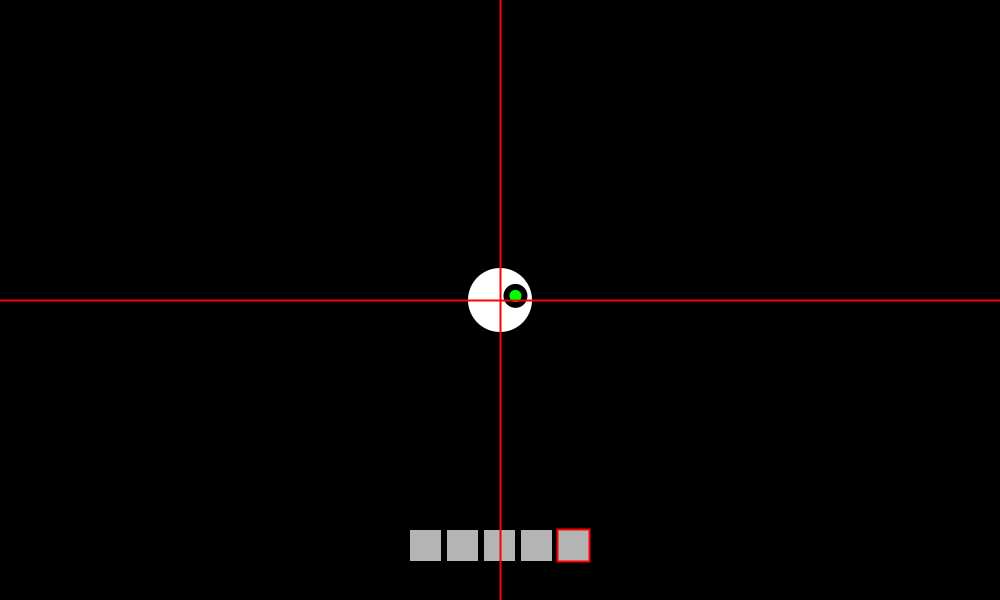
Frame 1 (no input)
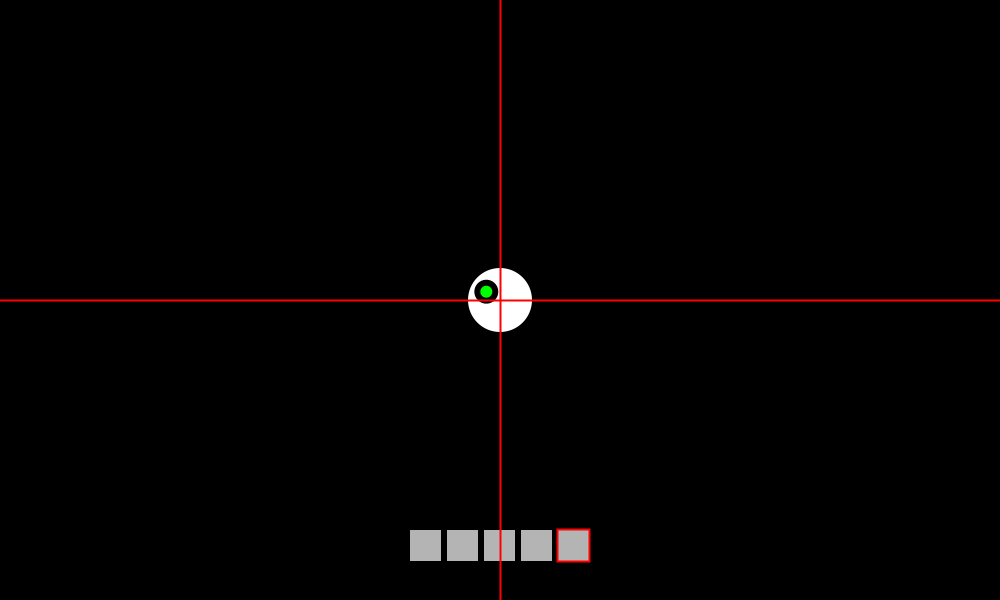
Frame 60 (the mouse pressed at the canvas centre just before this capture)
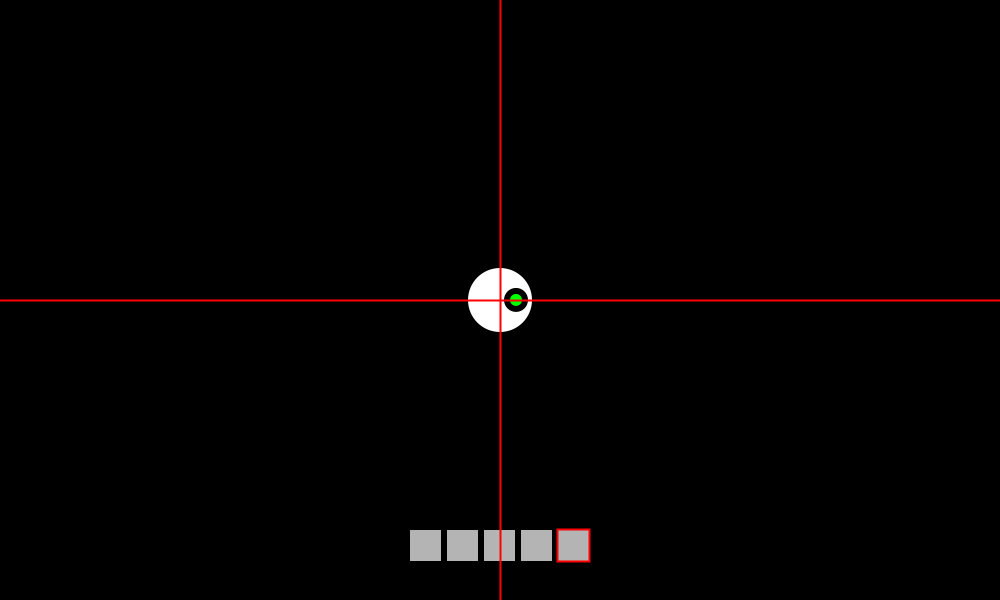
Frame 120 (the mouse held since frame 60 and released just before this capture)

The Processing sketch that drew these frames (run headless with seeded random() and noise(); from frame 60 on, the mouse is pressed at the canvas centre):

// Processing sketch: gameMechanics
// ── gameMechanics.pde

Player p;

void setup() {
  size(1000, 600);
  background(0);
  rectMode(CENTER);
  ellipseMode(CENTER);
  //noCursor();

  p = new Player(width/2, height/2, 1);
}

void draw() {
  background(0);

  p.update();
  p.show();

  stroke(255, 0, 0);
  line(width/2, 0, width/2, height);
  line(0, height/2, width, height/2);
}

void keyPressed() {
  p.setMove(keyCode, true);
}
void keyReleased() {
  p.setMove(keyCode, false);
}
public void mouseWheel(MouseEvent event) {
  p.scroll(event.getCount());
}

// ── Inventory.pde
enum InventoryStatus {
  Stackable, 
    Unstackable
}
class Inventory {

  Slot[] inv = new Slot[9];
  int pointer = inv.length / 2;
  int slotSize = 32;

  Inventory(int size) {
    inv = new Slot[size];
    for (int i = 0; i < inv.length; i++) inv[i] = null;
  }

  public void addToPointer(int p) {
    pointer += p;
    pointer = (pointer < 0)? inv.length - 1 : (pointer >= inv.length)? 0 : pointer;
  }

  public void setPointer(int p) {
    pointer = (p >= 0 && p < inv.length)? p : 0;
  }

  public boolean addItem(Item item, int value) {
    //Get index of next free slot
    int index = nextIndex();
    if (item.invStatus == InventoryStatus.Stackable && index > 0) {
      //Get item if exists in inventory
      Slot slot = findSlot(item);
      if (slot != null) {
        //fill slot and if there is more call addItem with remainder of value
        int stack = slot.getItem().stackSize;
        if (slot.getCount() + value > stack) {
          int remain = slot.getCount() + value - stack;
          slot.setCount(stack);
          addItem(item, remain);
        } else slot.addCount(value);
        return true;
      }
    }
    //add slot to inventory
    if (index < inv.length) {
      Slot slot = new Slot(item, (item.invStatus == InventoryStatus.Stackable)? value : -1);
      inv[index] = slot;
      return true;
    }
    return false;
  }

  //Get next free index
  private int nextIndex() {
    for (int i = inv.length - 1; i >= 0; i--) {
      if (inv[i] != null) return i + 1;
    }
    return 0;
  }
  //Get index of item
  private int indexOf(Slot slot) {
    for (int i = 0; i < nextIndex(); i++) {
      Slot s = inv[i];
      if (s.getId() == slot.getId()) return i;
    }
    return -1;
  }

  public boolean removeItem(Item item, int value) {
    Slot slot = findSlot(item);
    if (slot == null) return false;
    int index = indexOf(slot); 
    if (slot.getCount() > value) 
      slot.addCount(-value);
    else {
      int remain = value - slot.getItem().stackSize;
      inv[index] = null;
      removeItem(item, remain);
    }
    return true;
  }

  //Find slot with item in inventory
  private Slot findSlot(Item item) {
    for (int i = 0; i < nextIndex(); i++) {
      Slot slot = inv[i];
      if (slot.getId() == item.getId() && slot.getCount() < slot.getItem().stackSize) {
        return slot;
      }
    }
    return null;
  }


  //Show inventory with slots
  public void show(float x, float y) {
    pushMatrix();
    translate(-(inv.length * .5) * slotSize + 5, 0);
    for (int i = 0; i < inv.length; i++) {
      strokeWeight(1);
      stroke(0);
      if (pointer == i) {
        strokeWeight(2);
        stroke(255, 0, 0);
      }
      fill(180);
      rect(x + i*5 + i*slotSize, y + 5, slotSize, slotSize);
      Slot slot = inv[i];
      if (slot != null) {
        slot.getItem().show(x + i*5 + i*slotSize + 10, y + 15);
        if (slot.getCount() > 0)
          text(slot.getCount(), x + i*5 + i*slotSize + 10, y + 35);
      }
    }
    popMatrix();
  }
}

// ── Item.pde
enum Rarity {
  Common, 
    Uncommon, 
    Rare, 
    Epic, 
    Legendary
}
abstract class Item {

  private int id;
  private String name;
  private String description;
  private float weight;
  private float durability;
  private Rarity type;
  private PImage sprite;
  private int stackSize;
  public InventoryStatus invStatus;

  Item(int id, String name, String desc, float weight, float durability, Rarity type, InventoryStatus invStatus, int stackSize, PImage sprite) {
    this.id = id;
    this.name = name;
    this.description = desc;
    this.weight = weight;
    this.durability = durability;
    this.type = type;
    this.sprite = sprite;
    this.stackSize = stackSize;
    this.invStatus = invStatus;
  }

  public int getId() {
    return id;
  }

  abstract void use();
  abstract void show(float x, float y);
}

// ── Player.pde
class Player {

  float x, y;
  boolean isLeft, isRight, isUp, isDown;
  int level;
  int size = 64;
  int vel = 8;
  int range = 256;
  float angle = 0;
  Inventory inv = new Inventory(5);

  Player(float px, float py, int l) {
    x = px;
    y = py;
    level = l;
  }

  public void update() {
    move();
  }

  public void show() {
    noStroke();
    fill(255, 255, 255);
    ellipse(x, y, size, size);

    inv.show(width * .5, height * .9);

    pushMatrix();
    translate(x, y);
    float tempAngle = atan2(mouseY - y, mouseX - x);
    float dir = (tempAngle - angle) / TWO_PI;
    dir = (dir - round(dir)) * TWO_PI;
    angle += dir * .1;
    angle %= TWO_PI;

    rotate(angle);

    noStroke();
    fill(0);
    ellipse(16, 0, 24, 24);
    fill(0, 255, 0);
    ellipse(16, 0, 12, 12);

    popMatrix();
  }

  public void scroll(int e) {
    inv.addToPointer(e);
  }


  private void move() {
    final int r = size >> 1;
    x = constrain(x + vel * (int(isRight) - int(isLeft)), r, width - r);
    y = constrain(y + vel * (int(isDown) - int(isUp)), r, height - r);
  }

  public boolean setMove(int k, boolean b) {
    switch (k) {
    case +'W':
    case UP:
      return isUp = b;
    case +'S':
    case DOWN:
      return isDown = b;
    case +'A':
    case LEFT:
      return isLeft = b;
    case +'D':
    case RIGHT:
      return isRight = b;
    default:
      return b;
    }
  }
}

// ── Slot.pde
class Slot {
  private Item item;
  private int n;

  Slot(Item item, int n) {
    this.item = item;
    this.n = n;
  }

  public Item getItem() {
    return item;
  }
  public int getId() {
    return item.getId();
  }
  public int getCount() {
    return n;
  }
  public void setCount(int n) {
    this.n = n;
  }
  public void addCount(int n) {
    this.n += n;
  }
}
